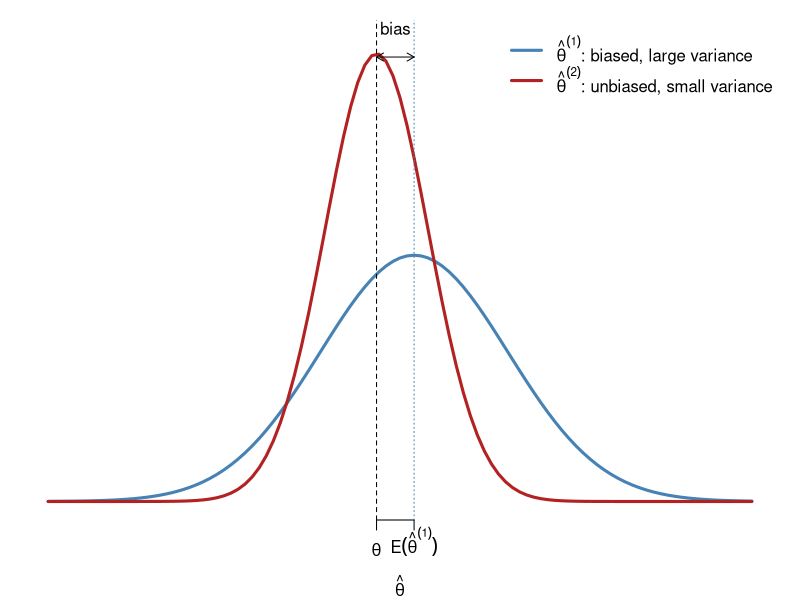
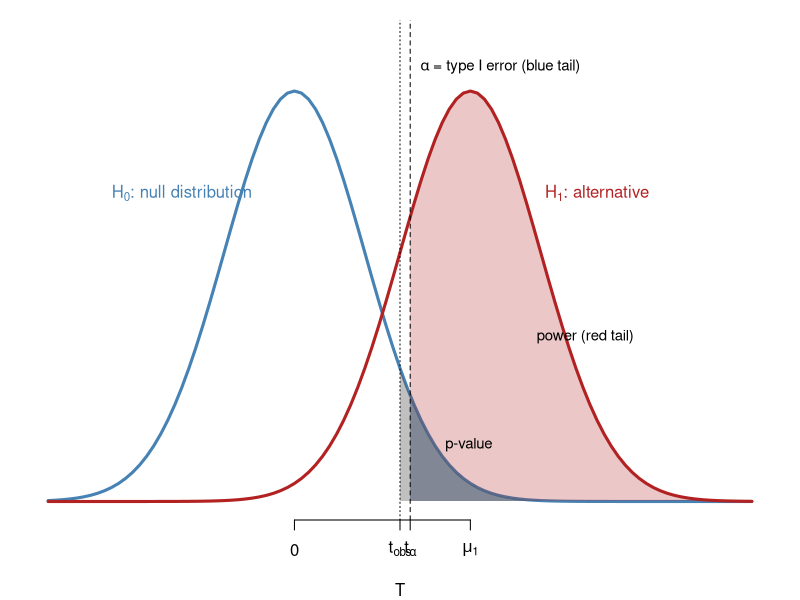
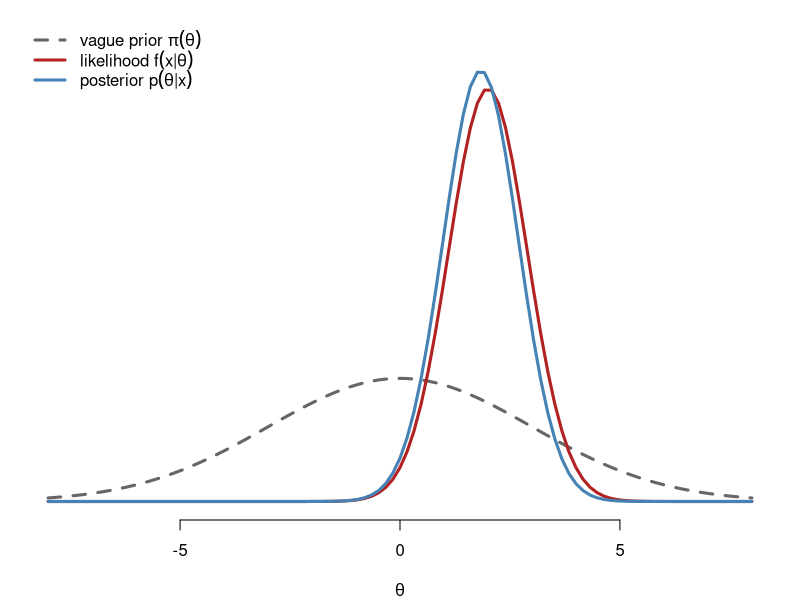
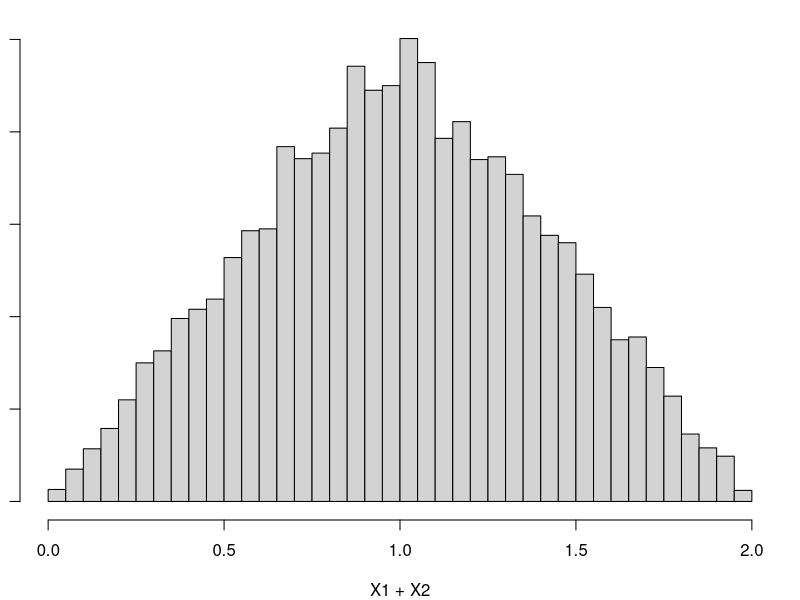
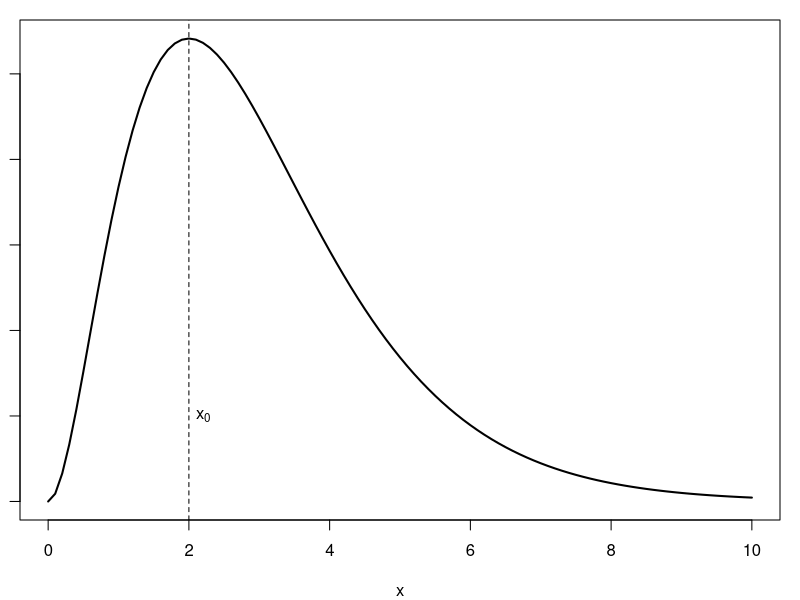
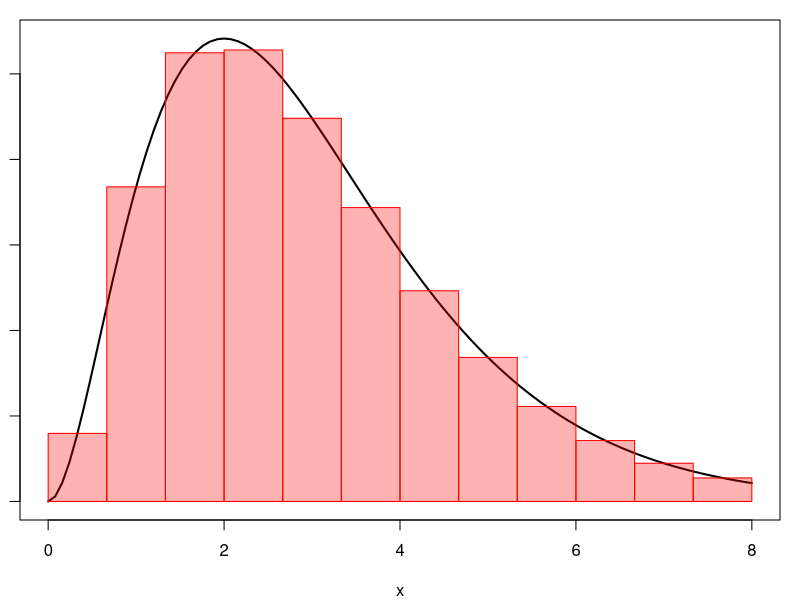

Write R code to recreate these figures, in order.
## ---- chunk 1
#| fig-height: 3.6
#| fig-width: 9
par(mar = c(4, 1, 1, 1))
curve(dnorm(x, 0.4, 1), -3.5, 4, lwd = 3, col = "steelblue", axes = FALSE,
      xlab = expression(hat(theta)), ylab = "", ylim = c(0, 0.75))
curve(dnorm(x, 0, 0.55), add = TRUE, lwd = 3, col = "firebrick")
axis(1, at = c(0, 0.4), labels = c(expression(theta), expression(E(hat(theta)^(1)))))
abline(v = 0, lty = 2); abline(v = 0.4, lty = 3, col = "steelblue")
arrows(0, 0.72, 0.4, 0.72, code = 3, length = 0.08); text(0.2, 0.74, "bias", pos = 3)
legend("topright", bty = "n", lwd = 3, col = c("steelblue", "firebrick"),
       legend = c(expression(hat(theta)^(1)*": biased, large variance"),
                  expression(hat(theta)^(2)*": unbiased, small variance")))
## ---- chunk 2
#| fig-height: 4.2
#| fig-width: 10
par(mar = c(4, 1, 1, 1))
tobs <- 1.5; tcrit <- qnorm(0.95); mu1 <- 2.5
curve(dnorm(x), -3.5, 6.5, lwd = 3, col = "steelblue", axes = FALSE,
      xlab = "T", ylab = "", ylim = c(0, 0.45))
curve(dnorm(x, mu1), add = TRUE, lwd = 3, col = "firebrick")
shade <- function(from, to, mean, col) {
  xs <- seq(from, to, length.out = 200)
  polygon(c(xs, rev(xs)), c(dnorm(xs, mean), rep(0, 200)), col = col, border = NA)
}
shade(tcrit, 6.5, mu1, adjustcolor("firebrick", 0.25))   # power
shade(tcrit, 6.5, 0,   adjustcolor("steelblue", 0.45))   # alpha
shade(tobs,  6.5, 0,   adjustcolor("gray30", 0.35))      # p-value
axis(1, at = c(0, tobs, tcrit, mu1),
     labels = c("0", expression(t[obs]), expression(t[alpha]), expression(mu[1])))
abline(v = tcrit, lty = 2); abline(v = tobs, lty = 3)
text(-1.6, 0.30, expression(H[0]*": null distribution"), col = "steelblue")
text(4.3, 0.30, expression(H[1]*": alternative"), col = "firebrick")
text(2.0, 0.055, "p-value", pos = 4, cex = 0.9)
text(tcrit, 0.42, expression(alpha*" = type I error (blue tail)"), pos = 4, cex = 0.9)
text(3.3, 0.16, "power (red tail)", pos = 4, cex = 0.9)
## ---- chunk 3
#| fig-height: 4.2
#| fig-width: 10
par(mar = c(4, 1, 1, 1))
# normal mean with known sigma: vague prior N(0, 3^2), n = 5, xbar = 2, sigma = 2
s2p <- 9; xbar <- 2; n <- 5; s2 <- 4
v_post <- 1 / (1 / s2p + n / s2); m_post <- v_post * (n * xbar / s2)
curve(dnorm(x, 0, sqrt(s2p)), -8, 8, lwd = 3, col = "gray40", lty = 2,
      axes = FALSE, xlab = expression(theta), ylab = "", ylim = c(0, 0.5))
curve(dnorm(x, xbar, sqrt(s2 / n)), add = TRUE, lwd = 3, col = "firebrick")
curve(dnorm(x, m_post, sqrt(v_post)), add = TRUE, lwd = 3, col = "steelblue")
axis(1)
legend("topleft", bty = "n", lwd = 3, lty = c(2, 1, 1),
       col = c("gray40", "firebrick", "steelblue"),
       legend = c(expression("vague prior "*pi(theta)),
                  expression("likelihood "*f(x*"|"*theta)),
                  expression("posterior "*p(theta*"|"*x))))
## ---- chunk 4
#| echo: true
x <- c(1e10 + 1, 1e10 + 2, 1e10 + 3)
var(x)                                    # correct answer: 1
sum(x^2)/2 - 3 * mean(x)^2 / 2           # textbook formula
## ---- chunk 5
#| echo: true
prod(dnorm(rnorm(1000)))                  # likelihood underflows to 0
sum(dnorm(rnorm(1000), log = TRUE))       # log-likelihood is fine
## ---- chunk 6
#| echo: true
#| fig-height: 3.5
z <- runif(10000) + runif(10000)
hist(z, breaks = 40, freq = FALSE, main = "", xlab = "X1 + X2")
## ---- chunk 7
#| fig-height: 3.5
curve(dgamma(x, 3, 1), 0, 10, ylab = "f(x)", lwd = 2, main = "")
abline(v = 2, lty = 2)
text(2.1, 0.05, expression(x[0]), adj = 0)
## ---- chunk 8
#| fig-height: 4
f <- function(x) dgamma(x, 3, 1)
curve(f, 0, 8, lwd = 2, ylab = "f(x)", main = "")
k <- 12; xs <- seq(0, 8, length.out = k + 1)
rect(xs[-(k+1)], 0, xs[-1], f((xs[-(k+1)] + xs[-1]) / 2),
     col = adjustcolor("red", 0.3), border = "red")
